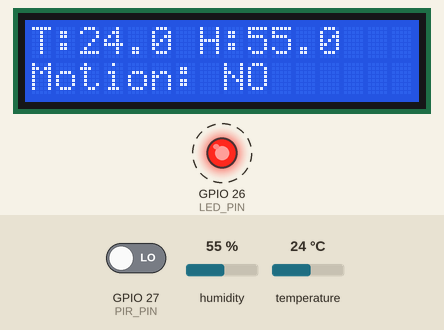
Simulated run of this program. Board: ESP32. On the bench: 16×2 character LCD, output pins drawn as LEDs (lit = HIGH). Dashed ring = blinking. The test bench sets the inputs (shaded band); at power-on: GPIO 27 (PIR_PIN) LOW, humidity 55 %, temperature 24 °C. WiFi joins after 1.5 s; servers stay silent unless stated; uploads are accepted with an empty reply; what the program prints to the serial monitor is not drawn.

Above: at 2.7 s.
2.8 s: GPIO 27 (PIR_PIN) driven HIGH
At 4.9 s:
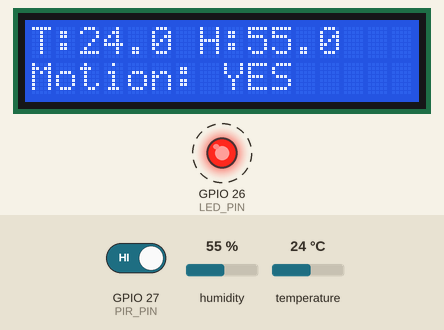
6.5 s: humidity set to 22 %
At 8.4 s:
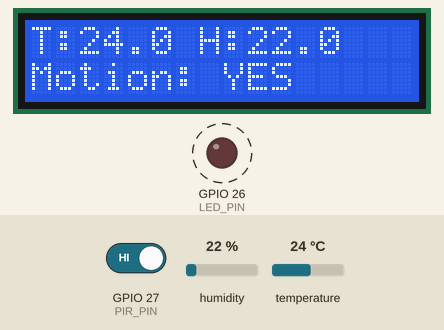
9.2 s: temperature set to 12 °C
At 10.9 s:
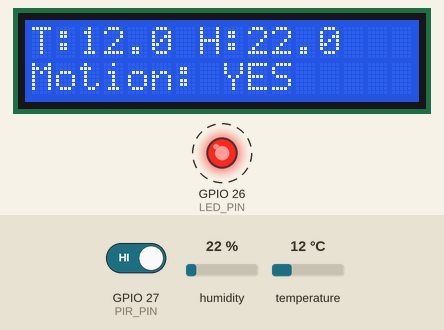
11.9 s: GPIO 27 (PIR_PIN) driven LOW
At 14.4 s:
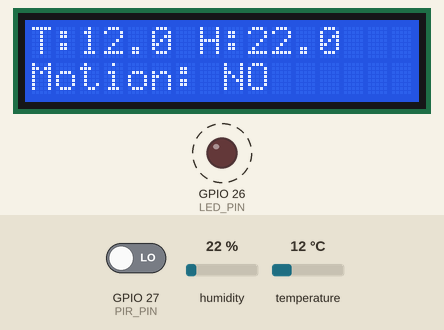
15.2 s: humidity set to 40 %
At 16.9 s:
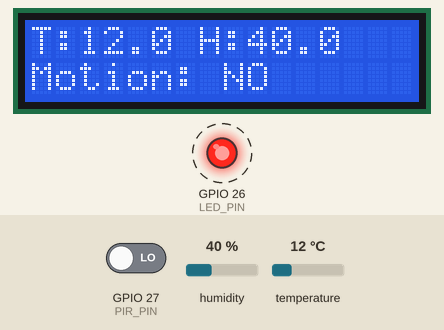
17.9 s: temperature set to 19 °C
At 20.9 s:
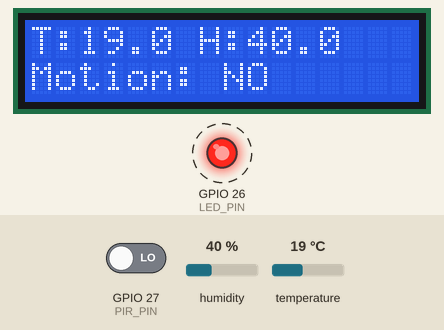
Timing chart, 0 to 22.3 s (numbered marks = the images above; inputs shaded):
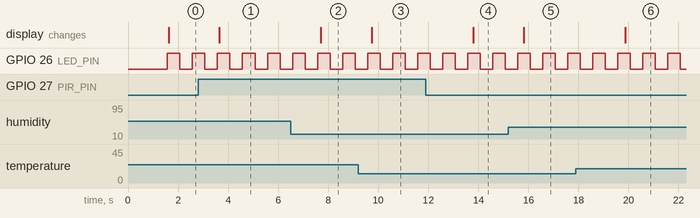

The program:

main.cpp
```cpp
#include <Arduino.h>
#include <WiFi.h>
#include <HTTPClient.h>
#include <DHT.h>
#include <LiquidCrystal_I2C.h>

#define DHT_PIN 15
#define DHT_TYPE DHT22
#define LED_PIN 26
#define PIR_PIN 27

// Cấu hình WiFi và Server
const char* ssid = "Wokwi-GUEST"; // Mạng ảo của Wokwi
const char* password = "";
const char* serverName = "http://postman-echo.com/post";

// Biến toàn cục để lưu dữ liệu cảm biến
float t = 0.0;
float h = 0.0;
int motion = 0;

DHT dht(DHT_PIN, DHT_TYPE);
LiquidCrystal_I2C lcd(0x27, 16, 2);

// Khai báo các Task
void TaskBlink(void *pvParameters);
void TaskSensorRead(void *pvParameters);
void TaskSendingData(void *pvParameters);

void setup() {
  Serial.begin(9600);

  // Khởi tạo phần cứng
  pinMode(LED_PIN, OUTPUT);
  pinMode(PIR_PIN, INPUT);
  dht.begin();
  lcd.init();
  lcd.backlight();

  // Kết nối WiFi
  Serial.print("Connecting to WiFi");
  WiFi.begin(ssid, password);
  while (WiFi.status() != WL_CONNECTED) {
    delay(500);
    Serial.print(".");
  }
  Serial.println("\nWiFi Connected!");
  Serial.print("IP Address: ");
  Serial.println(WiFi.localIP());

  Serial.println("Starting FreeRTOS Tasks...");

  // Task 1: Blink LED mỗi 1 giây
  xTaskCreate(
    TaskBlink,
    "Task Blink",
    1024,
    NULL,
    1,
    NULL
  );

  // Task 2: Đọc cảm biến mỗi 2 giây
  xTaskCreate(
    TaskSensorRead,
    "Task Sensor",
    4096,
    NULL,
    2,
    NULL
  );

  // Task 3: Gửi dữ liệu lên server mỗi 5 giây
  xTaskCreate(
    TaskSendingData,
    "Task HTTP",
    8192,
    NULL,
    2,
    NULL
  );
}

void loop() {
  vTaskDelete(NULL);
}

// 1. Task nháy đèn LED mỗi 1 giây
void TaskBlink(void *pvParameters) {
  for (;;) {
    digitalWrite(LED_PIN, HIGH);
    vTaskDelay(500 / portTICK_PERIOD_MS);
    digitalWrite(LED_PIN, LOW);
    vTaskDelay(500 / portTICK_PERIOD_MS);
  }
}

// 2. Task đọc DHT22 và PIR mỗi 2 giây
void TaskSensorRead(void *pvParameters) {
  for (;;) {
    // Đọc dữ liệu
    float newT = dht.readTemperature();
    float newH = dht.readHumidity();
    int newMotion = digitalRead(PIR_PIN);

    // Kiểm tra lỗi đọc DHT
    if (!isnan(newT) && !isnan(newH)) {
      t = newT; // Cập nhật biến toàn cục
      h = newH;
    }
    motion = newMotion;

    // Hiển thị LCD
    lcd.setCursor(0, 0);
    lcd.printf("T:%.1f H:%.1f", t, h);
    lcd.setCursor(0, 1);
    lcd.printf("Motion: %s", motion ? "YES" : "NO ");

    // Log ra Serial Monitor
    Serial.printf("[Sensor] Temp: %.2f, Hum: %.2f, Motion: %d\n", t, h, motion);

    vTaskDelay(2000 / portTICK_PERIOD_MS); // Chờ 2s
  }
}

// 3. Task gửi dữ liệu lên Server Postman mỗi 5 giây
void TaskSendingData(void *pvParameters) {
  for (;;) {
    // Chỉ gửi khi có WiFi
    if (WiFi.status() == WL_CONNECTED) {
      HTTPClient http;

      // Chuẩn bị URL và Header
      http.begin(serverName);
      http.addHeader("Content-Type", "application/json");

      // Đóng gói JSON
      String httpRequestData = "{\"temperature\":\"" + String(t) + "\",\"humidity\":\"" + String(h) + "\",\"motion\":\"" + String(motion) + "\"}";

      // Gửi POST Request và nhận phản hồi
      int httpResponseCode = http.POST(httpRequestData);

      Serial.print("[HTTP] Sending data: ");
      Serial.println(httpRequestData);

      if (httpResponseCode > 0) {
        Serial.printf("[HTTP] Response code: %d\n", httpResponseCode);
        String payload = http.getString();
        // Serial.println(payload);
      } else {
        Serial.printf("[HTTP] Error code: %d\n", httpResponseCode);
      }

      http.end(); // Giải phóng tài nguyên
    } else {
      Serial.println("[HTTP] WiFi Disconnected");
    }

    vTaskDelay(5000 / portTICK_PERIOD_MS); // Gửi mỗi 5s
  }
}
```

Measured:
- after the input at 2.8 s, the display: changes after 0.85 s (image 1)
- after the input at 6.5 s, the display: changes after 1.2 s (image 2)
- after the input at 9.2 s, the display: changes after 0.54 s (image 3)
- after the input at 11.9 s, the display: changes after 1.9 s (image 4)
- after the input at 15.2 s, the display: changes after 0.62 s (image 5)
- after the input at 17.9 s, the display: changes after 2.0 s (image 6)
- by itself, GPIO 26 (LED_PIN): alternates HIGH for 0.50 s and LOW for 0.50 s
